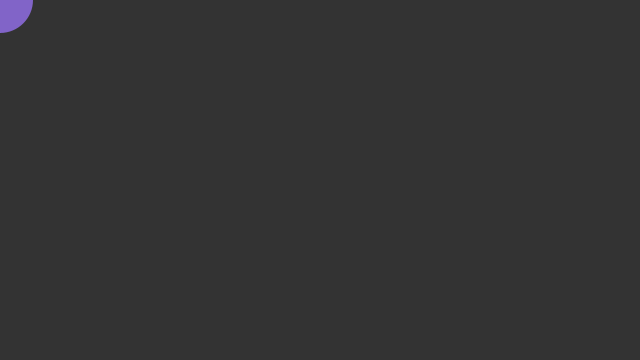
Frame 1 (no input)
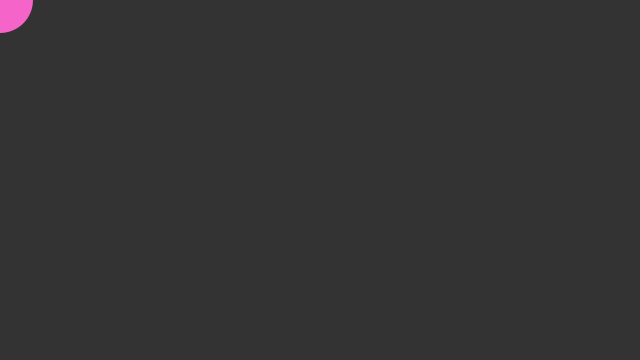
Frame 60 (the mouse pressed at the canvas centre just before this capture)
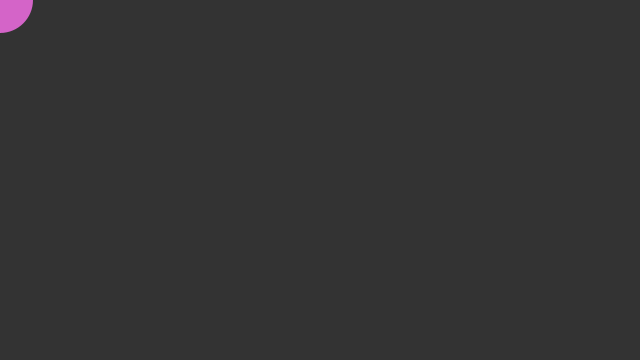
Frame 120 (the mouse held since frame 60 and released just before this capture)

The Processing sketch that drew these frames (run headless with seeded random() and noise(); from frame 60 on, the mouse is pressed at the canvas centre):

// Processing sketch: Easing
// ── Easing.pde

 
float x;
float y;
float easing = 0.05;

void setup() {
  size(640, 360); 
  noStroke();  
}

void draw() { 
  background(51);
  
  float targetX = mouseX;
  float dx = targetX - x;
  x -= dx * easing;
  x = constrain(x, 0, width);
  
  float targetY = mouseY;
  float dy = targetY - y;
  y -= dy * easing;
  y = constrain(y, 0, height);
  fill(sin(frameCount * 0.02) * 127 + 127, 100, 200);
  
  ellipse(x, y, 66, 66);
}
